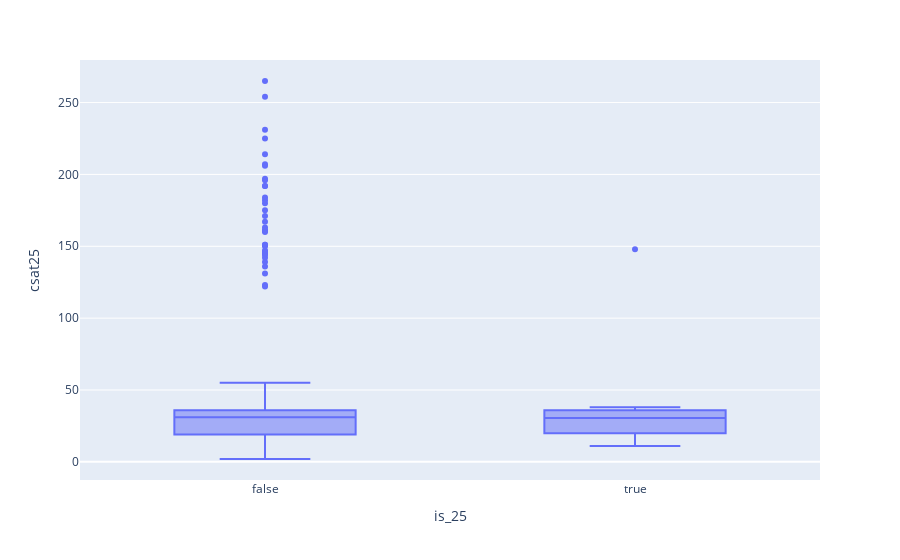
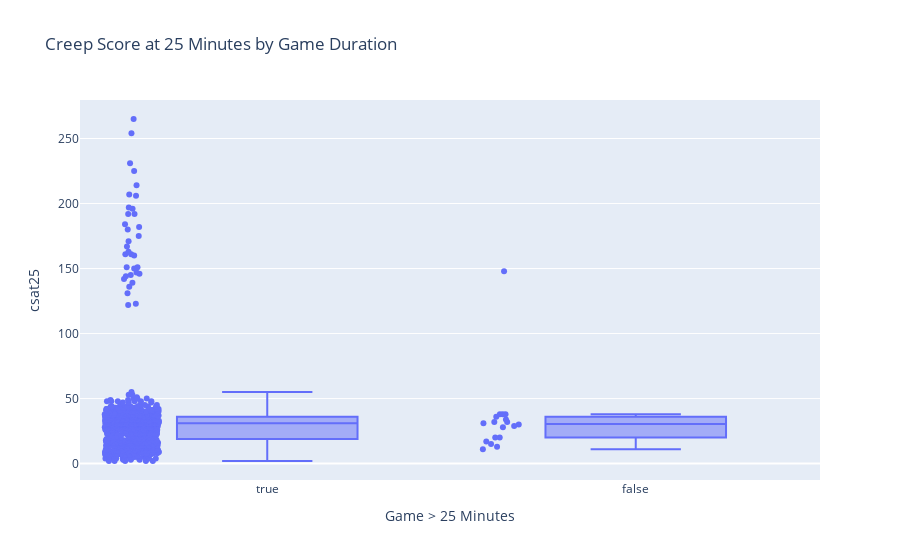
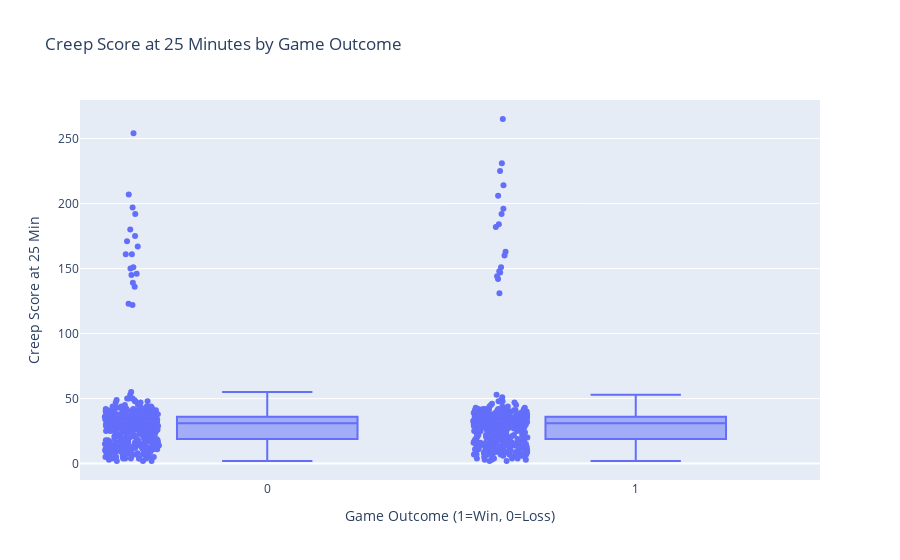
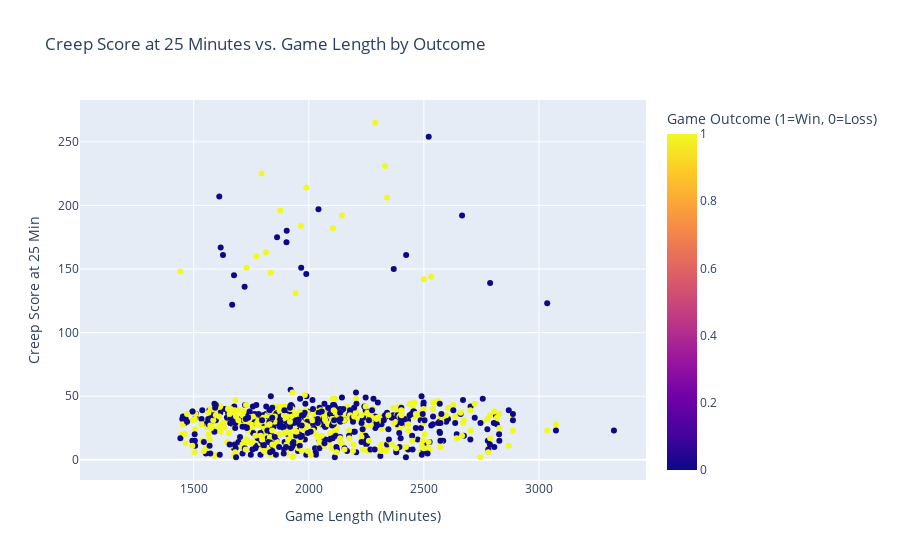

The code cell stored with these charts, in order, in its notebook:
### Code cell
support_data = support_data.assign(is_25=(support_data['gamelength'] >= 60 * 25))

fig_1 = px.box(
    support_data,
    x='is_25',
    y='csat25',
    labels={'is_25': 'Game > 25 Minutes', 'csat250': 'Creep Score at 25 Min'},
    title='Creep Score at 25 Minutes by Game Duration',
    points='all'
)

fig_2 = px.box(
    support_data,
    x='result',  
    y='csat25',  
    labels={'result': 'Game Outcome (1=Win, 0=Loss)', 'csat25': 'Creep Score at 25 Min'},
    title='Creep Score at 25 Minutes by Game Outcome',
    points="all", 
)

fig_3 = px.scatter(
    support_data,
    x='gamelength',  
    y='csat25', 
    color='result', 
    labels={
        'gamelength': 'Game Length (Minutes)',
        'csat25': 'Creep Score at 25 Min',
        'result': 'Game Outcome (1=Win, 0=Loss)'
    },
    title='Creep Score at 25 Minutes vs. Game Length by Outcome',
    hover_data=['is_25'] 
)
fig.show()

fig_1.show()
fig_2.show()
fig_3.show()

### Figure 1 — Plotly figure (JSON) as saved in the notebook; plotly's stock layout.template omitted (floating-point values rounded to 4 significant figures; data arrays with more than 128 entries replaced by an {"elided": "..."} marker saying what was removed)
{"data": [{"alignmentgroup": "True", "hovertemplate": "is_25=%{x}<br>csat25=%{y}<extra></extra>", "legendgroup": "", "marker": {"color": "#636efa"}, "name": "", "notched": false, "offsetgroup": "", "orientation": "v", "showlegend": false, "type": "box", "x": {"elided": "934 bool values"}, "x0": " ", "xaxis": "x", "y": {"elided": "934 int values"}, "y0": " ", "yaxis": "y"}], "layout": {"autosize": true, "boxmode": "group", "legend": {"tracegroupgap": 0}, "margin": {"t": 60}, "xaxis": {"anchor": "y", "autorange": true, "domain": [0, 1], "range": [-0.5, 1.5], "title": {"text": "is_25"}, "type": "category"}, "yaxis": {"anchor": "x", "autorange": true, "domain": [0, 1], "range": [-12.61, 279.6], "title": {"text": "csat25"}, "type": "linear"}}}

### Figure 2 — Plotly figure (JSON) as saved in the notebook; plotly's stock layout.template omitted (floating-point values rounded to 4 significant figures; data arrays with more than 128 entries replaced by an {"elided": "..."} marker saying what was removed)
{"data": [{"alignmentgroup": "True", "boxpoints": "all", "hovertemplate": "Game > 25 Minutes=%{x}<br>csat25=%{y}<extra></extra>", "legendgroup": "", "marker": {"color": "#636efa"}, "name": "", "notched": false, "offsetgroup": "", "orientation": "v", "showlegend": false, "type": "box", "x": {"elided": "934 bool values"}, "x0": " ", "xaxis": "x", "y": {"elided": "934 int values"}, "y0": " ", "yaxis": "y"}], "layout": {"autosize": true, "boxmode": "group", "legend": {"tracegroupgap": 0}, "title": {"text": "Creep Score at 25 Minutes by Game Duration"}, "xaxis": {"anchor": "y", "autorange": true, "domain": [0, 1], "range": [-0.508, 1.5], "title": {"text": "Game > 25 Minutes"}, "type": "category"}, "yaxis": {"anchor": "x", "autorange": true, "domain": [0, 1], "range": [-12.61, 279.6], "title": {"text": "csat25"}, "type": "linear"}}}

### Figure 3 — Plotly figure (JSON) as saved in the notebook; plotly's stock layout.template omitted (floating-point values rounded to 4 significant figures; data arrays with more than 128 entries replaced by an {"elided": "..."} marker saying what was removed)
{"data": [{"alignmentgroup": "True", "boxpoints": "all", "hovertemplate": "Game Outcome (1=Win, 0=Loss)=%{x}<br>Creep Score at 25 Min=%{y}<extra></extra>", "legendgroup": "", "marker": {"color": "#636efa"}, "name": "", "notched": false, "offsetgroup": "", "orientation": "v", "showlegend": false, "type": "box", "x": {"elided": "934 int values"}, "x0": " ", "xaxis": "x", "y": {"elided": "934 int values"}, "y0": " ", "yaxis": "y"}], "layout": {"autosize": true, "boxmode": "group", "legend": {"tracegroupgap": 0}, "title": {"text": "Creep Score at 25 Minutes by Game Outcome"}, "xaxis": {"anchor": "y", "autorange": true, "domain": [0, 1], "range": [-0.508, 1.5], "title": {"text": "Game Outcome (1=Win, 0=Loss)"}, "type": "linear"}, "yaxis": {"anchor": "x", "autorange": true, "domain": [0, 1], "range": [-12.61, 279.6], "title": {"text": "Creep Score at 25 Min"}, "type": "linear"}}}

### Figure 4 — Plotly figure (JSON) as saved in the notebook; plotly's stock layout.template omitted (floating-point values rounded to 4 significant figures; data arrays with more than 128 entries replaced by an {"elided": "..."} marker saying what was removed)
{"data": [{"customdata": {"elided": "934x1 bool values"}, "hovertemplate": "Game Length (Minutes)=%{x}<br>Creep Score at 25 Min=%{y}<br>is_25=%{customdata[0]}<br>Game Outcome (1=Win, 0=Loss)=%{marker.color}<extra></extra>", "legendgroup": "", "marker": {"color": {"elided": "934 int values"}, "coloraxis": "coloraxis", "symbol": "circle"}, "mode": "markers", "name": "", "orientation": "v", "showlegend": false, "type": "scatter", "x": {"elided": "934 int values"}, "xaxis": "x", "y": {"elided": "934 int values"}, "yaxis": "y"}], "layout": {"autosize": true, "coloraxis": {"colorbar": {"title": {"text": "Game Outcome (1=Win, 0=Loss)"}}, "colorscale": [[0, "#0d0887"], [0.1111, "#46039f"], [0.2222, "#7201a8"], [0.3333, "#9c179e"], [0.4444, "#bd3786"], [0.5556, "#d8576b"], [0.6667, "#ed7953"], [0.7778, "#fb9f3a"], [0.8889, "#fdca26"], [1, "#f0f921"]]}, "legend": {"tracegroupgap": 0}, "title": {"text": "Creep Score at 25 Minutes vs. Game Length by Outcome"}, "xaxis": {"anchor": "y", "autorange": true, "domain": [0, 1], "range": [1005.0, 3466.0], "title": {"text": "Game Length (Minutes)"}, "type": "linear"}, "yaxis": {"anchor": "x", "autorange": true, "domain": [0, 1], "range": [-19.7, 286.7], "title": {"text": "Creep Score at 25 Min"}, "type": "linear"}}}
